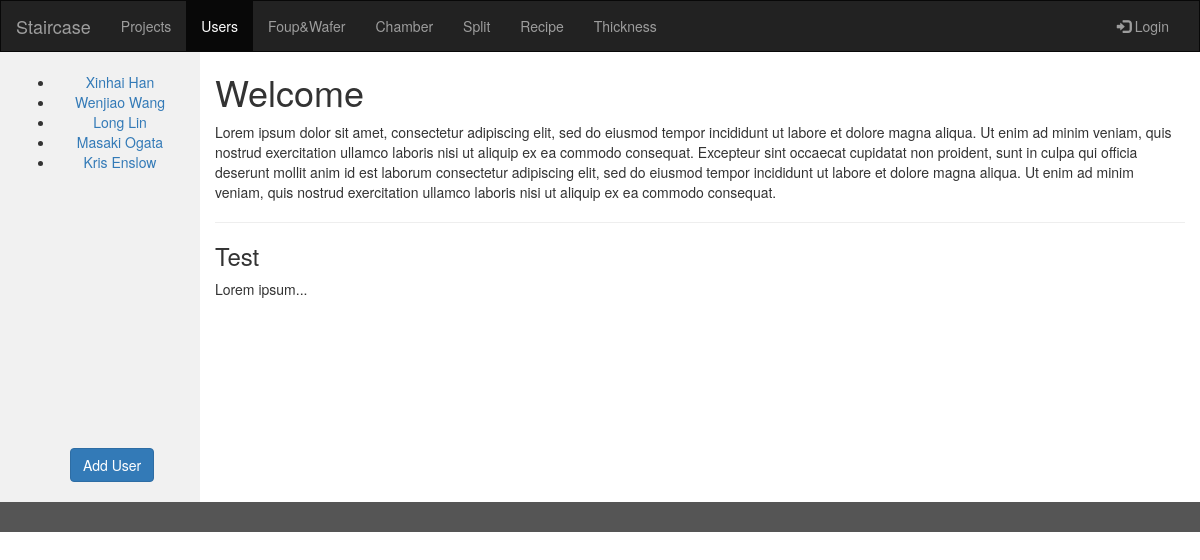
The app's page /staircase/user/, older data.
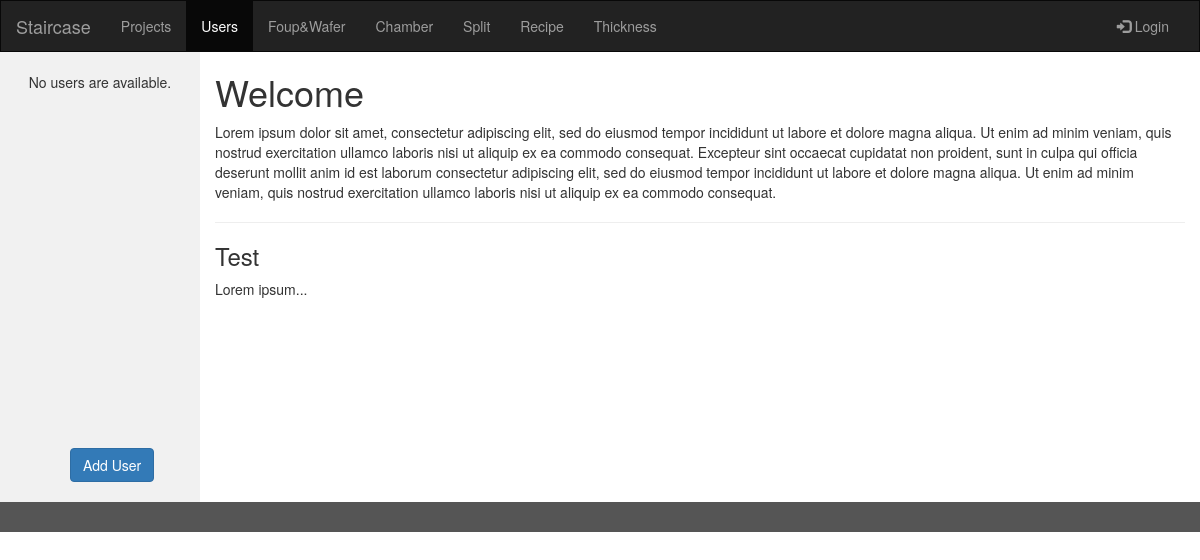
The same page, newer data.
### staircase/models/User/User.py (models this page shows, shortened)
class User(models.Model):
    first_name=models.CharField(max_length=120,null=True,blank=True)
    last_name=models.CharField(max_length=120,null=True,blank=True)
    email=models.EmailField(null=True,blank=True)
    phonenumber=models.CharField(max_length=120,null=True,blank=True)
    group=models.ForeignKey(Group,on_delete=models.SET_NULL,blank=True,null=True)
    timestamp=models.DateTimeField(auto_now_add=True,auto_now=False)    #creation time
    updated=models.DateTimeField(auto_now_add=False,auto_now=True)  #update time

### staircase/views/user/user.py (the view)
def user(request):
    staircase=Group.objects.filter(group_name='Staircase')
    user_list=User.objects.filter(group=staircase[0]);
    context={
        'user_list':user_list,
    }
    return render(request,'staircase/user.html',context)

### staircase/templates/staircase/user.html (shortened to what this page needs)
{%extends "staircase/index.html"%}
	{%block navbar_choices%}
      <ul class="nav navbar-nav">
        <li><a href="{%url 'project'%}">Projects</a></li>
        <li class="active"><a href="{%url 'user'%}">Users</a></li>
        <li><a href="{%url 'foups'%}">Foup&Wafer</a></li>
        <li><a href="{%url 'chamber'%}">Chamber</a></li>
		  <li><a href="#">Split</a></li>
        <li class="nav-item dropdown show">
            <a class="nav-link dropdown-toggle" href="#" id="dropdown01" data-toggle="dropdown" aria-haspopup="true" aria-expanded="false">
              Recipe
            </a>
        </li>
		  <li><a href="{%url 'thickness'%}">Thickness</a></li>
      </ul>
	{%endblock%}
	{%block content%}
		<div class="col-sm-2 sidenav">
		{%if user_list%}
		<ul>
		{%for user in user_list%}
		<li><a href="#">{{user.first_name}} {{user.last_name}}</a></li>
		{%endfor%}
		</ul>
		{%else%}
		<p>No users are available.</p>
		{%endif%}
		<p style="position:absolute;left:35%;bottom:10px;"><a class="btn btn-primary btn-medium" href="{%url 'create_user'%}" role="button">Add User</a></p>
		</div>
	{%endblock%}
	{%block content1%}
		<div class="col-sm-10 text-left">
		  <h1>Welcome</h1>
		  <p>Lorem ipsum dolor sit amet, consectetur adipiscing elit, sed do eiusmod tempor incididunt ut labore et dolore magna aliqua. Ut enim ad minim veniam, quis nostrud exercitation ullamco laboris nisi ut aliquip ex ea commodo consequat. Excepteur sint occaecat cupidatat non proident, sunt in culpa qui officia deserunt mollit anim id est laborum consectetur adipiscing elit, sed do eiusmod tempor incididunt ut labore et dolore magna aliqua. Ut enim ad minim veniam, quis nostrud exercitation ullamco laboris nisi ut aliquip ex ea commodo consequat.</p>
		  <hr>
		  <h3>Test</h3>
		  <p>Lorem ipsum...</p>
		</div>
	{%endblock%}

Row changes from the older to the newer data that the page shows:
removed User: first_name "Xinhai", last_name "Han"
removed User: first_name "Wenjiao", last_name "Wang"
removed User: first_name "Long", last_name "Lin"
removed User: first_name "Masaki", last_name "Ogata"
removed User: first_name "Kris", last_name "Enslow"
Text that changed along with them:
text now shown: "No users are available."
